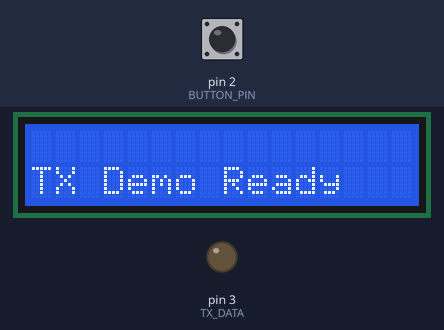
The program below on a simulated Arduino Uno, built with avr-gcc and run on an emulated ATmega328P. Shown: 16×2 character LCD, output pins drawn as LEDs (lit = HIGH). The inputs (shaded band) are chosen by the test bench; at power-on: pin 2 (BUTTON_PIN) HIGH.

Above: at 1.2 s.
1.3 s: pin 2 (BUTTON_PIN) pulled LOW for 0.15 s
At 1.7 s:
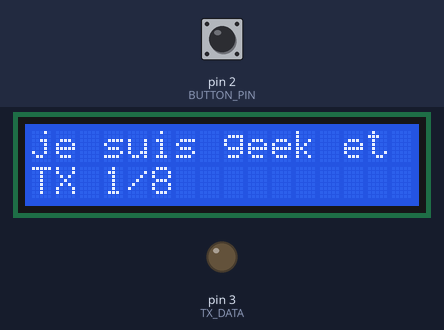
At 8.7 s:
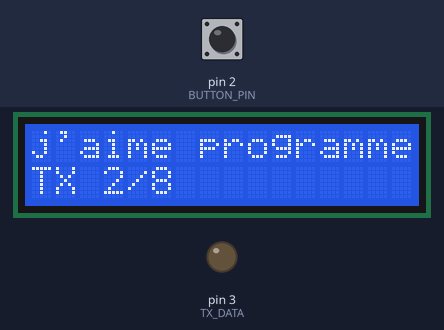
Timing chart, 0 to 17.3 s (numbered marks = the images above; inputs shaded):
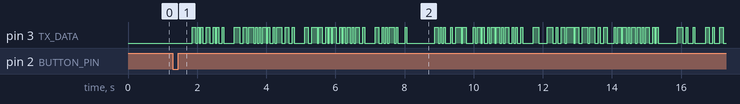

The program:

main.cpp
```cpp
#include <Arduino.h>
#include <LiquidCrystal.h>

// ========================================
// 💡 Arduino LCD Transmitter – Refined Version
// ========================================

// --- Constants ---
constexpr uint8_t TX_RATE = 20; // bits per second
constexpr uint8_t TX_DATA = 3;
constexpr uint8_t BUTTON_PIN = 2;
constexpr uint8_t LCD_D4 = 4;
constexpr uint8_t LCD_D5 = 5;
constexpr uint8_t LCD_D6 = 6;
constexpr uint8_t LCD_D7 = 7;
constexpr uint8_t LCD_RS = 8;
constexpr uint8_t LCD_EN = 9;
constexpr uint8_t LCD_SIZE = 16;
constexpr uint8_t LCD_LINES = 2;

// --- Message ---
const char *message =
    "je suis geek et j'aime programmer des microcontroleurs Arduino pour "
    "transmettre des donnees de facon professionnelle";
// Split message by group of 16 characters

// --- LCD Object ---
LiquidCrystal lcd(LCD_RS, LCD_EN, LCD_D4, LCD_D5, LCD_D6, LCD_D7);

// --- Function Declarations ---
void initHardware();
void transmitMessage(const char *msg);
void transmitMessageGroup(const char *msg, size_t len);
void transmitByte(char c, int index);
void clearLine(uint8_t line);

// ========================================
// Setup
// ========================================
void setup() {
  initHardware();

  // Display message and status

  lcd.setCursor(0, 1);
  lcd.print("TX Demo Ready");
}

// ========================================
// Main Loop
// ========================================
void loop() {
  // Wait for button press (active LOW)
  if (digitalRead(BUTTON_PIN) == LOW) {
    lcd.setCursor(0, 0);
    size_t msg_len = strlen(message);
    uint8_t group_count = (msg_len + LCD_SIZE - 1) /
                          LCD_SIZE; // Ceiling division.  (n + d - 1) / d is a
                                    // classic ceiling division trick:

    for (uint8_t i = 0; i < group_count; i++) {
      // Calculate group start and length
      size_t start = i * LCD_SIZE;
      size_t group_len = min((size_t)LCD_SIZE, msg_len - start);

      // Display group (truncated to fit LCD)
      lcd.setCursor(0, 0);
      for (size_t j = 0; j < group_len && j < 16; j++) {
        lcd.print(message[start + j]);
      }

      // Show progress
      clearLine(1);
      lcd.setCursor(0, 1);
      lcd.print("TX ");
      lcd.print(i + 1);
      lcd.print("/");
      lcd.print(group_count);
      lcd.print(" ");

      delay(500);
      // Transmit this group directly (no buffer needed)
      transmitMessageGroup(message + start, group_len);
    }
    clearLine(1);
    lcd.setCursor(0, 1);
    lcd.print("Done!");
    delay(1000);

    clearLine(0);
    clearLine(1);
    lcd.print("TX Demo Ready");
  }
}

// ========================================
// Initialize Hardware
// ========================================
void initHardware() {
  pinMode(TX_DATA, OUTPUT);
  pinMode(BUTTON_PIN, INPUT_PULLUP);
  lcd.begin(LCD_SIZE, LCD_LINES);
  lcd.clear();
}

// ========================================
// Transmit Message Group (Memory Optimized)
// ========================================
void transmitMessageGroup(const char *msg, size_t len) {
  for (size_t i = 0; i < len; i++) {
    clearLine(1); // clear bit line before each byte
    transmitByte(msg[i], i);
  }
  digitalWrite(TX_DATA, LOW);
}

// ========================================
// Transmit Whole Message
// ========================================
void transmitMessage(const char *msg) {
  size_t msg_len = strlen(msg);

  for (size_t i = 0; i < msg_len; i++) {
    clearLine(1); // clear bit line before each byte
    transmitByte(msg[i], i);
  }

  digitalWrite(TX_DATA, LOW);
}

// ========================================
// Transmit One Byte
// ========================================
void transmitByte(char c, int index) {
  lcd.setCursor(index, 0);
  lcd.cursor();

  for (int bit_idx = 0; bit_idx < 8; bit_idx++) {
    bool tx_bit = bitRead(c, 7 - bit_idx);
    digitalWrite(TX_DATA, tx_bit);

    // Show bit on line 2
    lcd.setCursor(bit_idx, 1);
    lcd.print(tx_bit ? '1' : '0');

    // Move cursor to show current char
    lcd.setCursor(index, 0);
    lcd.cursor();

    delay(1000 / TX_RATE);
  }

  lcd.noCursor();
  digitalWrite(TX_DATA, LOW);
}

// ========================================
// Utility: Clear a Specific LCD Line
// ========================================
void clearLine(uint8_t line) {
  lcd.setCursor(0, line);
  lcd.print("                "); // 16 spaces
  lcd.setCursor(0, line);
}
```

Measured:
- after the input at 1.3 s, the display: changes at once (image 1)
- what the display in image 2 shows lasts 0.5 s, from 8.3 s to 8.8 s
